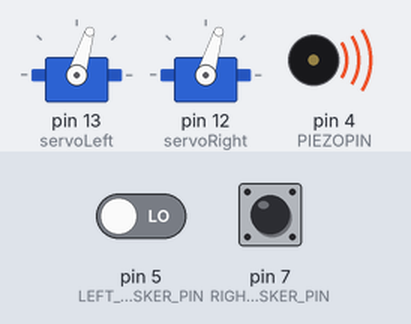
This sketch was run on a simulated Arduino Uno, built with avr-gcc and run on an emulated ATmega328P. Shown: 2 × servo, buzzer (waves = sounding). The inputs (shaded band) are chosen by the test bench; at power-on: pin 7 (RIGHT_WHISKER_PIN) LOW, pin 5 (LEFT_WHISKER_PIN) LOW.

Above: at 1.8 s.
1.9 s: pin 7 (RIGHT_WHISKER_PIN) pulled HIGH for 0.3 s
At 2.9 s:
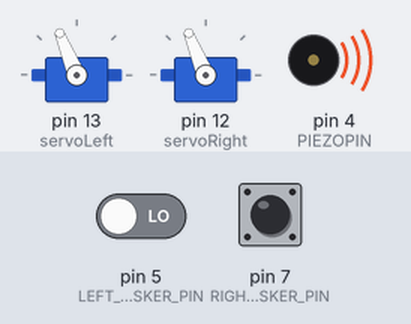
5.2 s: pin 7 (RIGHT_WHISKER_PIN) pulled HIGH for 1 s
At 6.4 s:
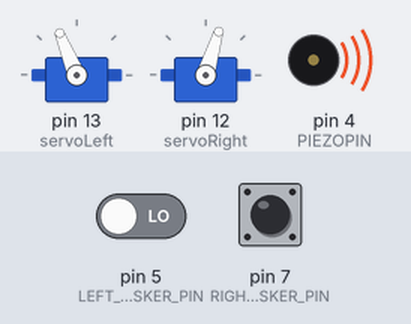
8.5 s: pin 7 (RIGHT_WHISKER_PIN) pulled HIGH for 3.2 s
At 9.4 s:
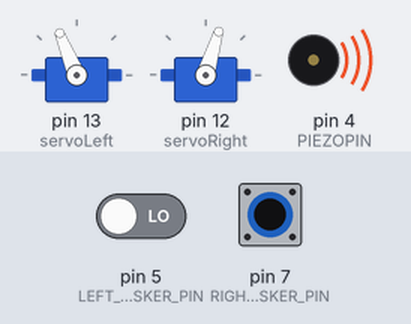
13.2 s: pin 5 (LEFT_WHISKER_PIN) driven HIGH and pin 7 (RIGHT_WHISKER_PIN) driven HIGH
At 15.2 s:
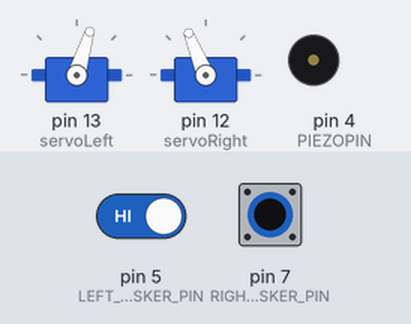
15.5 s: pin 5 (LEFT_WHISKER_PIN) driven LOW
At 15.9 s:
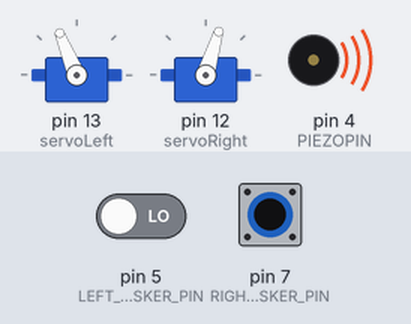
Timing chart, 0 to 19.5 s (numbered marks = the images above; inputs shaded):
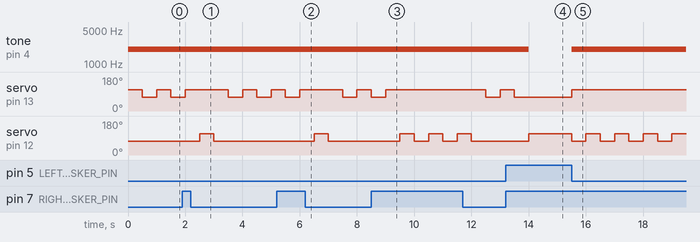

The sketch:

whisker_bot.ino
```cpp
#include<Servo.h>

/**
 * Whisker bot: Moves the robot forward until it hits something
 * then it turns until it can kepp moving forward
 *
 * @author Hannah Noordeen, Rachel Ware, Julia Smith
 * @version July 21, 2016
 */

Servo servoRight;
Servo servoLeft;
int PIEZOPIN = 4;
int RIGHT_WHISKER_PIN = 7;
int LEFT_WHISKER_PIN = 5;
int clockwise = 1300;
int counter_clockwise = 1700;
int stationary = 1500;

void setup() {
  // put your setup code here, to run once:
  pinMode(PIEZOPIN, OUTPUT);
  pinMode(RIGHT_WHISKER_PIN, INPUT);
  pinMode(LEFT_WHISKER_PIN, INPUT);
  servoLeft.attach(13);
  servoRight.attach(12);
  servoLeft.writeMicroseconds(stationary);
  servoRight.writeMicroseconds(stationary);
}

void loop() {
  // put your main code here, to run repeatedly:
  if(digitalRead(RIGHT_WHISKER_PIN) == 1 && digitalRead(LEFT_WHISKER_PIN) == 1)  //if whiskers aren't touching anything
    forward();

  if(digitalRead(RIGHT_WHISKER_PIN) != 1 && digitalRead(LEFT_WHISKER_PIN) != 1) //if both whiskers are touching somthing
  {
    tone(PIEZOPIN, 2000, 1000);
    backward();
    left(); //or right();
  }

  if(digitalRead(RIGHT_WHISKER_PIN) == 1 && digitalRead(LEFT_WHISKER_PIN) != 1)  //if the left whisker is touching something
  {
    tone(PIEZOPIN, 2000, 1000);
    backward();
    right();
  }

  else if(digitalRead(RIGHT_WHISKER_PIN) != 1 && digitalRead(LEFT_WHISKER_PIN) == 1)  //if the right whisker is touching something
  {
    tone(PIEZOPIN, 2000, 1000);
    backward();
    left();
  }
}

/**
 * Turns the wheels so the robot will turn left
 */
void left(){
  for (int x = 0; x<1; x++){
    servoLeft.writeMicroseconds (clockwise);
    delay(500);
  }
}

/**
 * Turns the wheels so the robot will turn right
 */
void right(){  //turn right
  for (int x = 0; x<1;x++){
    servoRight.writeMicroseconds(counter_clockwise);
    delay(500);
  }
}

/**
 * Moves the robot backwards
 */
void backward() {
  // put your main code here, to run repeatedly:
  for(int x = 0; x < 1; x++){
    servoRight.writeMicroseconds(clockwise);
    servoLeft.writeMicroseconds(counter_clockwise);
    delay(500);
  }
}

/**
 * Moves the robot forwards
 */
void forward() {  //move forward
  // put your main code here, to run repeatedly:
  for(int x = 0; x < 1; x++){
    servoRight.writeMicroseconds(counter_clockwise);
    servoLeft.writeMicroseconds(clockwise);
    delay(500);
  }
}
```

Measured:
- after the input at 1.9 s, servo on pin 12 (servoRight): 73° → 112° after 0.60 s, → 73° 0.50 s later
- after the input at 5.2 s, servo on pin 13 (servoLeft): 112° → 73° after 2.3 s, → 112° 0.50 s later; servo on pin 12 (servoRight): 73° → 112° after 1.3 s, → 73° 0.50 s later
- after the input at 8.5 s, servo on pin 13 (servoLeft): 112° → 73° after 4.0 s, → 112° 0.50 s later; servo on pin 12 (servoRight): alternates 112° for 0.50 s and 73° for 0.50 s, 6 changes in all, then stays 73°, starting after 1.0 s
- after the input at 13.2 s, tone on pin 4 (PIEZOPIN): 2000 Hz → silent after 0.80 s; servo on pin 13 (servoLeft): goes on until 13.5 s, then stays 73°; servo on pin 12 (servoRight): 73° → 112° after 0.80 s
- after the input at 15.5 s, tone on pin 4 (PIEZOPIN): silent → 2000 Hz at once; servo on pin 13 (servoLeft): 73° → 112° at once; servo on pin 12 (servoRight): alternates 112° for 0.50 s and 73° for 0.50 s, starting at once
